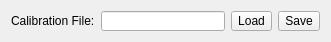
   <widget class="QWidget" name="layoutWidget">
    <property name="geometry">
     <rect>
      <x>4</x>
      <y>0</y>
      <width>331</width>
      <height>31</height>
     </rect>
    </property>
    <layout class="QHBoxLayout" name="horizontalLayout">
     <item>
      <widget class="QLabel" name="label_2">
       <property name="text">
        <string>Calibration File:</string>
       </property>
      </widget>
     </item>
     <item>
      <widget class="QLineEdit" name="calibFile">
       <property name="minimumSize">
        <size>
         <width>0</width>
         <height>20</height>
        </size>
       </property>
      </widget>
     </item>
     <item>
      <widget class="QToolButton" name="LoadButton">
       <property name="sizePolicy">
        <sizepolicy hsizetype="Fixed" vsizetype="Fixed">
         <horstretch>0</horstretch>
         <verstretch>0</verstretch>
        </sizepolicy>
       </property>
       <property name="minimumSize">
        <size>
         <width>0</width>
         <height>20</height>
        </size>
       </property>
       <property name="text">
        <string>Load</string>
       </property>
      </widget>
     </item>
     <item>
      <widget class="QToolButton" name="SaveButton">
       <property name="sizePolicy">
        <sizepolicy hsizetype="Fixed" vsizetype="Fixed">
         <horstretch>0</horstretch>
         <verstretch>0</verstretch>
        </sizepolicy>
       </property>
       <property name="minimumSize">
        <size>
         <width>0</width>
         <height>20</height>
        </size>
       </property>
       <property name="text">
        <string>Save</string>
       </property>
      </widget>
     </item>
    </layout>
   </widget>
